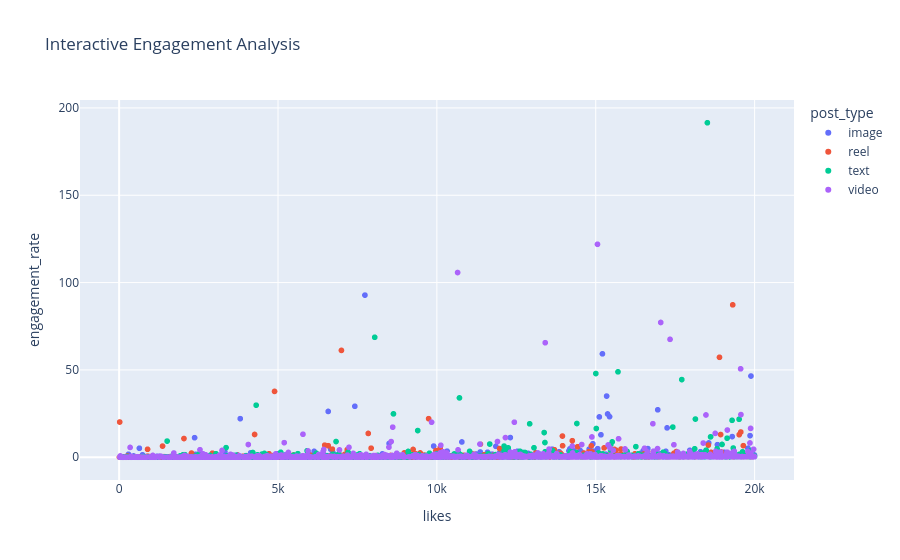

Here is the notebook cell this chart was saved with:
### Markdown cell above
13. Plotly Interactive Chart

### Code cell
fig = px.scatter(
    df,
    x='likes',
    y='engagement_rate',
    color='post_type',
    title='Interactive Engagement Analysis'
)

fig.show()

### Figure 1 — Plotly figure (JSON) as saved in the notebook; plotly's stock layout.template omitted (floating-point values rounded to 4 significant figures; data arrays with more than 128 entries replaced by an {"elided": "..."} marker saying what was removed)
{"data": [{"hovertemplate": "post_type=image<br>likes=%{x}<br>engagement_rate=%{y}<extra></extra>", "legendgroup": "image", "marker": {"color": "#636efa", "symbol": "circle"}, "mode": "markers", "name": "image", "showlegend": true, "type": "scattergl", "x": {"elided": "1247 float values"}, "xaxis": "x", "y": {"elided": "1247 float values"}, "yaxis": "y"}, {"hovertemplate": "post_type=reel<br>likes=%{x}<br>engagement_rate=%{y}<extra></extra>", "legendgroup": "reel", "marker": {"color": "#EF553B", "symbol": "circle"}, "mode": "markers", "name": "reel", "showlegend": true, "type": "scattergl", "x": {"elided": "1283 float values"}, "xaxis": "x", "y": {"elided": "1283 float values"}, "yaxis": "y"}, {"hovertemplate": "post_type=text<br>likes=%{x}<br>engagement_rate=%{y}<extra></extra>", "legendgroup": "text", "marker": {"color": "#00cc96", "symbol": "circle"}, "mode": "markers", "name": "text", "showlegend": true, "type": "scattergl", "x": {"elided": "1245 float values"}, "xaxis": "x", "y": {"elided": "1245 float values"}, "yaxis": "y"}, {"hovertemplate": "post_type=video<br>likes=%{x}<br>engagement_rate=%{y}<extra></extra>", "legendgroup": "video", "marker": {"color": "#ab63fa", "symbol": "circle"}, "mode": "markers", "name": "video", "showlegend": true, "type": "scattergl", "x": {"elided": "1225 float values"}, "xaxis": "x", "y": {"elided": "1225 float values"}, "yaxis": "y"}], "layout": {"legend": {"title": {"text": "post_type"}, "tracegroupgap": 0}, "title": {"text": "Interactive Engagement Analysis"}, "xaxis": {"anchor": "y", "domain": [0, 1], "title": {"text": "likes"}}, "yaxis": {"anchor": "x", "domain": [0, 1], "title": {"text": "engagement_rate"}}}}
